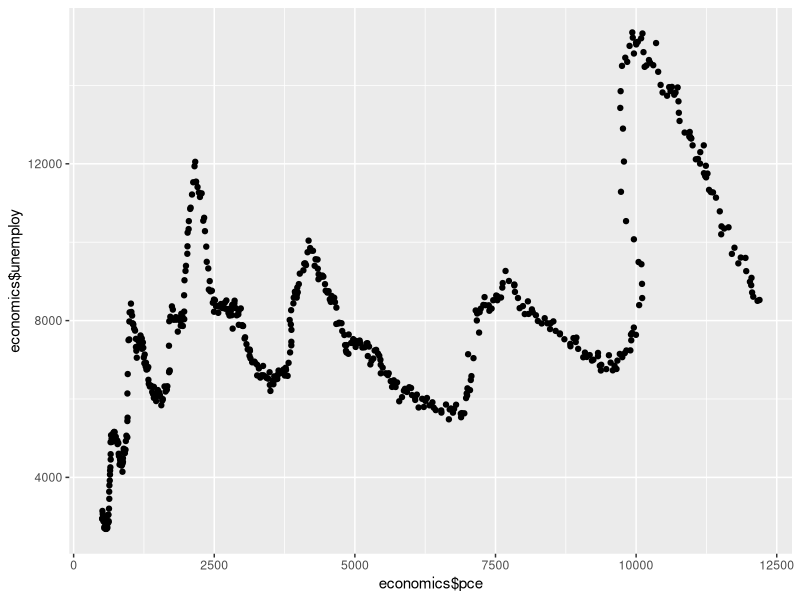
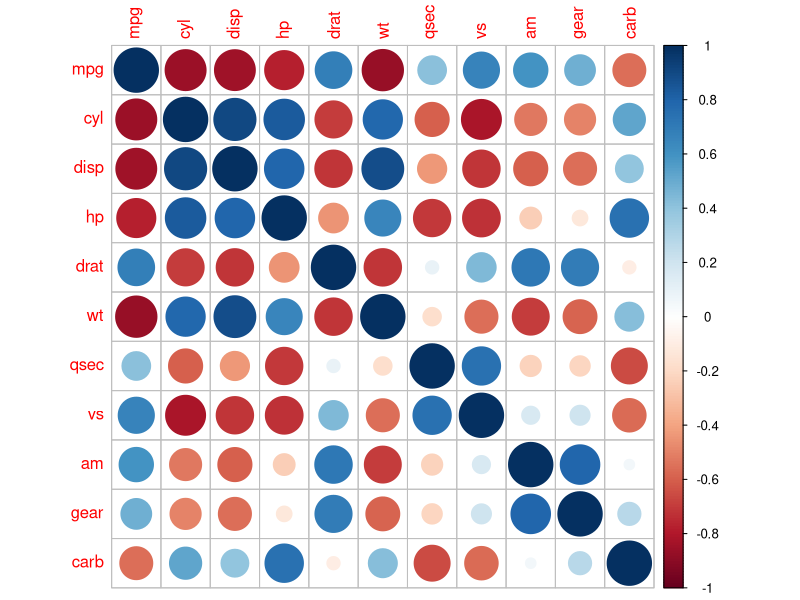
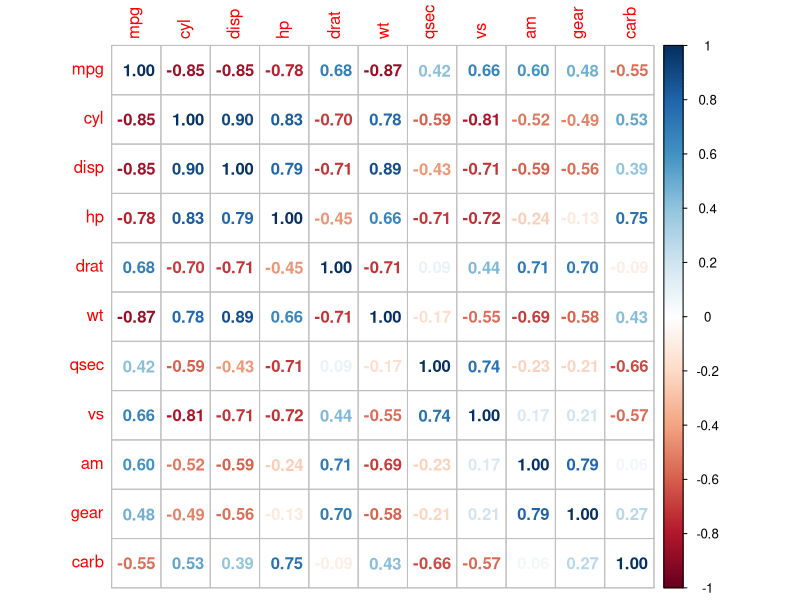
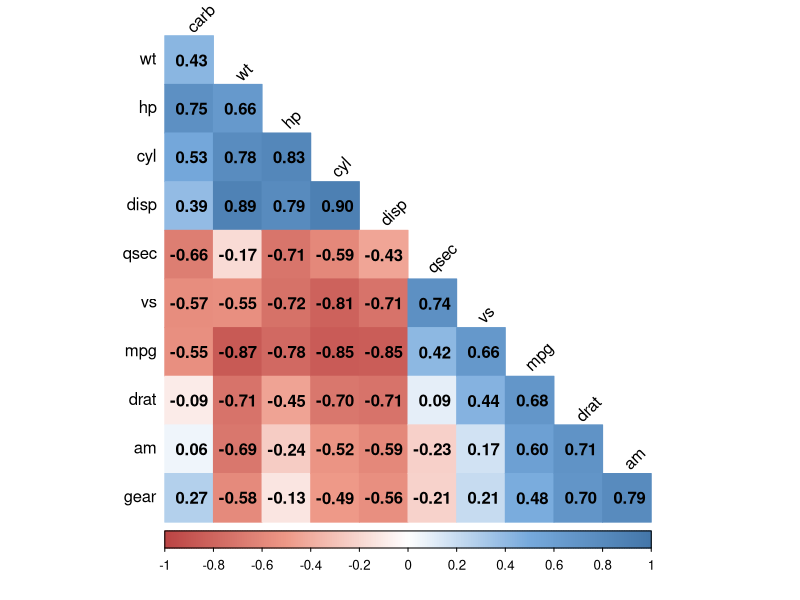
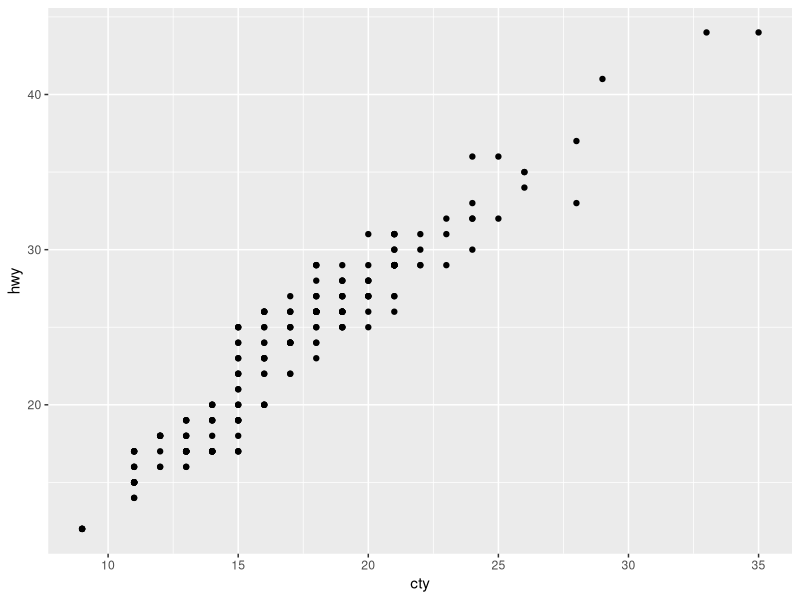

These charts were generated, in order, by the following R code:
#13-3 상관분석 - 두 변수의 관계성 분석

library(dplyr)
library(ggplot2)

# 1. 상관관계 분석
economics <- as.data.frame(ggplot2::economics)
cor.test(economics$unemploy, economics$pce)
ggplot(data=economics, aes(x=economics$pce,y=economics$unemploy)) + geom_point()

# 2. 상관행렬 히트맨 만들기
head(mtcars)
car_cor <- cor(mtcars)
round(car_cor,2)

#install.packages("corrplot")
library(corrplot)

corrplot(car_cor)
corrplot(car_cor, method="number")
col <- colorRampPalette(c("#BB4444", "#EE9988", "#FFFFFF", "#77AADD", "#4477AA"))

corrplot(car_cor,
         method="color",
         col=col(200),
         type="lower",
         order = "hclust",
         addCoef.col="black",
         tl.col="black",
         tl.srt=45,
         diag=F
         )

cor.test(mpg$cty, mpg$hwy)
ggplot(data=mpg, aes(x=cty,y=hwy)) + geom_point()
